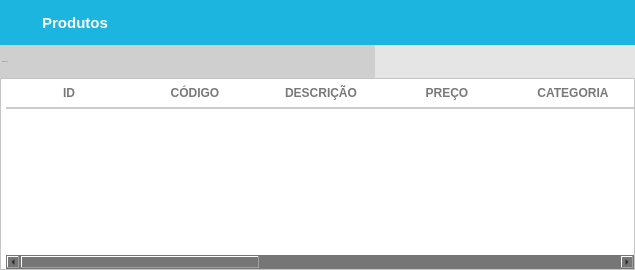
            <widget class="QWidget" name="produtos">
             <layout class="QGridLayout" name="gridLayout_4">
              <property name="leftMargin">
               <number>0</number>
              </property>
              <property name="topMargin">
               <number>0</number>
              </property>
              <property name="rightMargin">
               <number>0</number>
              </property>
              <property name="bottomMargin">
               <number>0</number>
              </property>
              <property name="spacing">
               <number>0</number>
              </property>
              <item row="0" column="0">
               <widget class="QFrame" name="frame_6">
                <property name="styleSheet">
                 <string notr="true">background-color: rgb(118, 118, 118);</string>
                </property>
                <property name="frameShape">
                 <enum>QFrame::NoFrame</enum>
                </property>
                <property name="frameShadow">
                 <enum>QFrame::Raised</enum>
                </property>
                <layout class="QGridLayout" name="gridLayout_6">
                 <property name="leftMargin">
                  <number>0</number>
                 </property>
                 <property name="topMargin">
                  <number>0</number>
                 </property>
                 <property name="rightMargin">
                  <number>0</number>
                 </property>
                 <property name="bottomMargin">
                  <number>0</number>
                 </property>
                 <property name="spacing">
                  <number>0</number>
                 </property>
                 <item row="0" column="0">
                  <widget class="QFrame" name="frame_13">
                   <property name="styleSheet">
                    <string notr="true">background-color: rgb(118, 118, 118);</string>
                   </property>
                   <property name="frameShape">
                    <enum>QFrame::NoFrame</enum>
                   </property>
                   <property name="frameShadow">
                    <enum>QFrame::Raised</enum>
                   </property>
                   <layout class="QVBoxLayout" name="verticalLayout_4">
                    <property name="spacing">
                     <number>0</number>
                    </property>
                    <property name="leftMargin">
                     <number>0</number>
                    </property>
                    <property name="topMargin">
                     <number>0</number>
                    </property>
                    <property name="rightMargin">
                     <number>0</number>
                    </property>
                    <property name="bottomMargin">
                     <number>0</number>
                    </property>
                    <item>
                     <widget class="QFrame" name="frame_14">
                      <property name="maximumSize">
                       <size>
                        <width>16777215</width>
                        <height>45</height>
                       </size>
                      </property>
                      <property name="styleSheet">
                       <string notr="true">background-color: #1CB5E0</string>
                      </property>
                      <property name="frameShape">
                       <enum>QFrame::NoFrame</enum>
                      </property>
                      <property name="frameShadow">
                       <enum>QFrame::Raised</enum>
                      </property>
                      <layout class="QHBoxLayout" name="horizontalLayout_8">
                       <property name="spacing">
                        <number>0</number>
                       </property>
                       <property name="leftMargin">
                        <number>0</number>
                       </property>
                       <property name="topMargin">
                        <number>0</number>
                       </property>
                       <property name="rightMargin">
                        <number>0</number>
                       </property>
                       <property name="bottomMargin">
                        <number>0</number>
                       </property>
                       <item>
                        <widget class="QPushButton" name="pushButton_19">
                         <property name="minimumSize">
                          <size>
                           <width>150</width>
                           <height>45</height>
                          </size>
                         </property>
                         <property name="styleSheet">
                          <string notr="true">QPushButton {
background-color:  #1CB5E0;
border: none;
color: rgb(255, 255, 255);
font-weight: bold;
font-size: 15px;


text-transform: uppercase
 }
QPushButton:hover{
background-color: #000046;
border: none;
color: rgb(255, 255, 255);
font-weight: bold;
font-size: 16px;
text-decoration:underline;



}</string>
                         </property>
                         <property name="text">
                          <string>Produtos</string>
                         </property>
                         <property name="icon">
                          <iconset>
                           <normaloff>../Icones/produtos-.png</normaloff>../Icones/produtos-.png</iconset>
                         </property>
                         <property name="iconSize">
                          <size>
                           <width>30</width>
                           <height>30</height>
                          </size>
                         </property>
                        </widget>
                       </item>
                       <item>
                        <spacer name="horizontalSpacer_3">
                         <property name="orientation">
                          <enum>Qt::Horizontal</enum>
                         </property>
                         <property name="sizeHint" stdset="0">
                          <size>
                           <width>485</width>
                           <height>20</height>
                          </size>
                         </property>
                        </spacer>
                       </item>
                      </layout>
                     </widget>
                    </item>
                    <item>
                     <widget class="QFrame" name="frame_15">
                      <property name="maximumSize">
                       <size>
                        <width>16777215</width>
                        <height>33</height>
                       </size>
                      </property>
                      <property name="styleSheet">
                       <string notr="true">background-color: rgb(218, 218, 218);</string>
                      </property>
                      <property name="frameShape">
                       <enum>QFrame::NoFrame</enum>
                      </property>
                      <property name="frameShadow">
                       <enum>QFrame::Raised</enum>
                      </property>
                      <layout class="QGridLayout" name="gridLayout_7">
                       <property name="leftMargin">
                        <number>0</number>
                       </property>
                       <property name="topMargin">
                        <number>0</number>
                       </property>
                       <property name="rightMargin">
                        <number>0</number>
                       </property>
                       <property name="bottomMargin">
                        <number>0</number>
                       </property>
                       <property name="spacing">
                        <number>0</number>
                       </property>
                       <item row="0" column="0">
                        <widget class="QLineEdit" name="tx_BuscaProdutos">
                         <property name="sizePolicy">
                          <sizepolicy hsizetype="Preferred" vsizetype="Preferred">
                           <horstretch>0</horstretch>
                           <verstretch>0</verstretch>
                          </sizepolicy>
                         </property>
                         <property name="maximumSize">
                          <size>
                           <width>777777</width>
                           <height>16777215</height>
                          </size>
                         </property>
                         <property name="font">
                          <font>
                           <family>Arial</family>
                           <pointsize>-1</pointsize>
                           <weight>50</weight>
                           <italic>false</italic>
                           <bold>false</bold>
                          </font>
                         </property>
                         <property name="mouseTracking">
                          <bool>false</bool>
                         </property>
                         <property name="focusPolicy">
                          <enum>Qt::ClickFocus</enum>
                         </property>
                         <property name="styleSheet">
                          <string notr="true">QLineEdit{
background: #CFCFCF;
border-radius: 2px;
color: #000;
font: 13px &quot;Arial&quot; ;
text-transform: uppercase;
}
QLineEdit:Focus {
border: 1px solid blue;
}</string>
                         </property>
                         <property name="placeholderText">
                          <string>PESQUISAR...</string>
                         </property>
                        </widget>
                       </item>
                       <item row="0" column="2">
                        <widget class="QPushButton" name="pushButton_24">
                         <property name="sizePolicy">
                          <sizepolicy hsizetype="Preferred" vsizetype="Preferred">
                           <horstretch>0</horstretch>
                           <verstretch>0</verstretch>
                          </sizepolicy>
                         </property>
                         <property name="minimumSize">
                          <size>
                           <width>0</width>
                           <height>33</height>
                          </size>
                         </property>
                         <property name="maximumSize">
                          <size>
                           <width>50</width>
                           <height>16777215</height>
                          </size>
                         </property>
                         <property name="toolTip">
                          <string>Adicionar</string>
                         </property>
                         <property name="styleSheet">
                          <string notr="true">QPushButton {
background-color: rgb(229, 229, 229);
border:none;
 }
QPushButton:hover{
background-color: rgb(255, 255, 255);

}</string>
                         </property>
                         <property name="text">
                          <string/>
                         </property>
                         <property name="icon">
                          <iconset>
                           <normaloff>../Icones/adicionar.png</normaloff>../Icones/adicionar.png</iconset>
                         </property>
                         <property name="iconSize">
                          <size>
                           <width>30</width>
                           <height>25</height>
                          </size>
                         </property>
                        </widget>
                       </item>
                       <item row="0" column="6">
                        <widget class="QPushButton" name="pushButton_23">
                         <property name="sizePolicy">
                          <sizepolicy hsizetype="Preferred" vsizetype="Preferred">
                           <horstretch>0</horstretch>
                           <verstretch>0</verstretch>
                          </sizepolicy>
                         </property>
                         <property name="minimumSize">
                          <size>
                           <width>0</width>
                           <height>0</height>
                          </size>
                         </property>
                         <property name="maximumSize">
                          <size>
                           <width>60</width>
                           <height>33</height>
                          </size>
                         </property>
                         <property name="font">
                          <font>
                           <pointsize>6</pointsize>
                          </font>
                         </property>
                         <property name="toolTip">
                          <string>Imprimir</string>
                         </property>
                         <property name="styleSheet">
                          <string notr="true">QPushButton {
background-color: rgb(229, 229, 229);
border:none;
 }
QPushButton:hover{
background-color: rgb(255, 255, 255);

}</string>
                         </property>
                         <property name="text">
                          <string/>
                         </property>
                         <property name="icon">
                          <iconset>
                           <normaloff>../Icones/impressora.png</normaloff>../Icones/impressora.png</iconset>
                         </property>
                         <property name="iconSize">
                          <size>
                           <width>50</width>
                           <height>30</height>
                          </size>
                         </property>
                        </widget>
                       </item>
                       <item row="0" column="4">
                        <widget class="QPushButton" name="pushButton_21">
                         <property name="sizePolicy">
                          <sizepolicy hsizetype="Preferred" vsizetype="Preferred">
                           <horstretch>0</horstretch>
                           <verstretch>0</verstretch>
                          </sizepolicy>
                         </property>
                         <property name="minimumSize">
                          <size>
                           <width>0</width>
                           <height>33</height>
                          </size>
                         </property>
                         <property name="maximumSize">
                          <size>
                           <width>50</width>
                           <height>16777215</height>
                          </size>
                         </property>
                         <property name="toolTip">
                          <string>Editar</string>
                         </property>
                         <property name="styleSheet">
                          <string notr="true">QPushButton {
background-color: rgb(229, 229, 229);
border:none;
 }
QPushButton:hover{
background-color: rgb(255, 255, 255);

}</string>
                         </property>
                         <property name="text">
                          <string/>
                         </property>
                         <property name="icon">
                          <iconset>
                           <normaloff>../Icones/editar.png</normaloff>../Icones/editar.png</iconset>
                         </property>
                         <property name="iconSize">
                          <size>
                           <width>30</width>
                           <height>25</height>
                          </size>
                         </property>
                        </widget>
                       </item>
                       <item row="0" column="5">
                        <widget class="QPushButton" name="pushButton_22">
                         <property name="sizePolicy">
                          <sizepolicy hsizetype="Preferred" vsizetype="Preferred">
                           <horstretch>0</horstretch>
                           <verstretch>0</verstretch>
                          </sizepolicy>
                         </property>
                         <property name="minimumSize">
                          <size>
                           <width>0</width>
                           <height>33</height>
                          </size>
                         </property>
                         <property name="maximumSize">
                          <size>
                           <width>50</width>
                           <height>16777215</height>
                          </size>
                         </property>
                         <property name="toolTip">
                          <string>Excluir</string>
                         </property>
                         <property name="styleSheet">
                          <string notr="true">QPushButton {
background-color: rgb(229, 229, 229);
border:none;
 }
QPushButton:hover{
background-color: rgb(255, 255, 255);

}</string>
                         </property>
                         <property name="text">
                          <string/>
                         </property>
                         <property name="icon">
                          <iconset>
                           <normaloff>../Icones/remover.png</normaloff>../Icones/remover.png</iconset>
                         </property>
                         <property name="iconSize">
                          <size>
                           <width>30</width>
                           <height>27</height>
                          </size>
                         </property>
                        </widget>
                       </item>
                       <item row="0" column="1">
                        <widget class="QPushButton" name="pesquisar_produto">
                         <property name="sizePolicy">
                          <sizepolicy hsizetype="Preferred" vsizetype="Preferred">
                           <horstretch>0</horstretch>
                           <verstretch>0</verstretch>
                          </sizepolicy>
                         </property>
                         <property name="minimumSize">
                          <size>
                           <width>0</width>
                           <height>33</height>
                          </size>
                         </property>
                         <property name="maximumSize">
                          <size>
                           <width>50</width>
                           <height>16777215</height>
                          </size>
                         </property>
                         <property name="toolTip">
                          <string>Pesquisar</string>
                         </property>
                         <property name="styleSheet">
                          <string notr="true">QPushButton {
background-color: rgb(229, 229, 229);
border:none;
 }
QPushButton:hover{
background-color: rgb(255, 255, 255);

}</string>
                         </property>
                         <property name="text">
                          <string/>
                         </property>
                         <property name="icon">
                          <iconset>
                           <normaloff>../Icones/pesquisar.png</normaloff>../Icones/pesquisar.png</iconset>
                         </property>
                         <property name="iconSize">
                          <size>
                           <width>30</width>
                           <height>30</height>
                          </size>
                         </property>
                        </widget>
                       </item>
                      </layout>
                     </widget>
                    </item>
                    <item>
                     <widget class="QFrame" name="frame_17">
                      <property name="frameShape">
                       <enum>QFrame::NoFrame</enum>
                      </property>
                      <property name="frameShadow">
                       <enum>QFrame::Raised</enum>
                      </property>
                      <layout class="QHBoxLayout" name="horizontalLayout_10">
                       <property name="spacing">
                        <number>0</number>
                       </property>
                       <property name="leftMargin">
                        <number>0</number>
                       </property>
                       <property name="topMargin">
                        <number>0</number>
                       </property>
                       <property name="rightMargin">
                        <number>0</number>
                       </property>
                       <property name="bottomMargin">
                        <number>0</number>
                       </property>
                       <item>
                        <widget class="QTableWidget" name="tableWidget_3">
                         <property name="styleSheet">
                          <string notr="true">QTableView{
color: #797979;
font-weight: bold;
font-size: 9px;
background: #FFF;
padding: 0 0 0 5px;
}
QHeaderView:section{
background: #FFF;
padding: 5px 0 ;
font-size: 12px;
font-family: &quot;Arial&quot;;
font-weight: bold;
color: #797979;
border: none;
border-bottom: 2px solid #CCC;
text-transform: uppercase
}
QTableView::item {
border-bottom: 1px solid #CCC;
padding: 1px;
}

</string>
                         </property>
                         <property name="frameShape">
                          <enum>QFrame::StyledPanel</enum>
                         </property>
                         <property name="alternatingRowColors">
                          <bool>false</bool>
                         </property>
                         <property name="showGrid">
                          <bool>true</bool>
                         </property>
                         <property name="sortingEnabled">
                          <bool>false</bool>
                         </property>
                         <attribute name="horizontalHeaderCascadingSectionResizes">
                          <bool>false</bool>
                         </attribute>
                         <attribute name="horizontalHeaderDefaultSectionSize">
                          <number>126</number>
                         </attribute>
                         <attribute name="verticalHeaderCascadingSectionResizes">
                          <bool>false</bool>
                         </attribute>
                         <column>
                          <property name="text">
                           <string>ID</string>
                          </property>
                         </column>
                         <column>
                          <property name="text">
                           <string>CÓDIGO</string>
                          </property>
                         </column>
                         <column>
                          <property name="text">
                           <string>DESCRIÇÃO</string>
                          </property>
                         </column>
                         <column>
                          <property name="text">
                           <string>PREÇO</string>
                          </property>
                         </column>
                         <column>
                          <property name="text">
                           <string>CATEGORIA</string>
                          </property>
                         </column>
                         <column>
                          <property name="text">
                           <string>ESTOQUE</string>
                          </property>
                         </column>
                         <column>
                          <property name="text">
                           <string>MARCA</string>
                          </property>
                         </column>
                         <column>
                          <property name="text">
                           <string>V.VAREJO</string>
                          </property>
                         </column>
                         <column>
                          <property name="text">
                           <string>V.ATACADO</string>
                          </property>
                         </column>
                         <column>
                          <property name="text">
                           <string>OBSERVAÇÃO</string>
                          </property>
                         </column>
                        </widget>
                       </item>
                      </layout>
                     </widget>
                    </item>
                   </layout>
                  </widget>
                 </item>
                </layout>
               </widget>
              </item>
             </layout>
            </widget>
